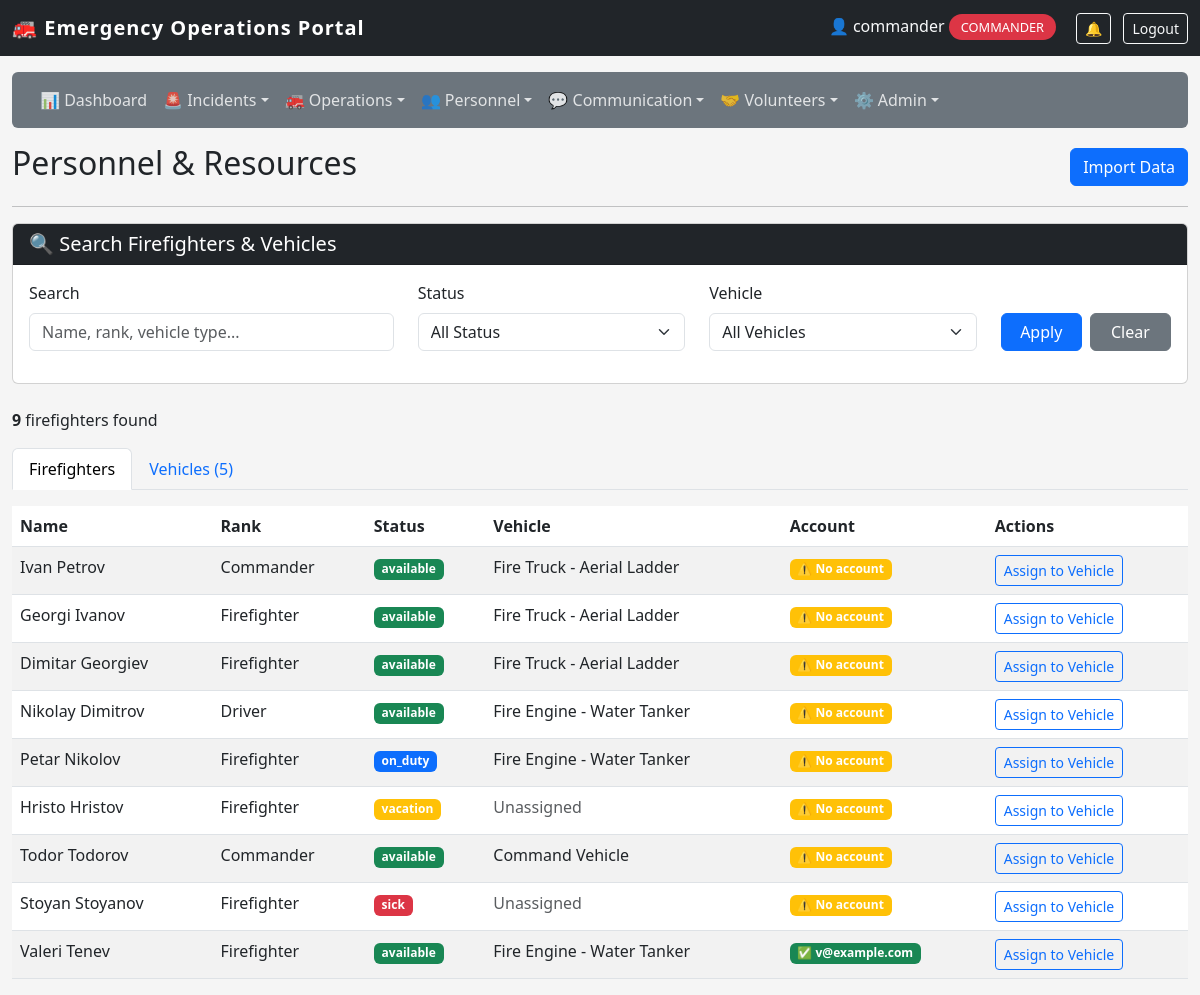
Before: /staff/firefighters (signed in) with the older database file.
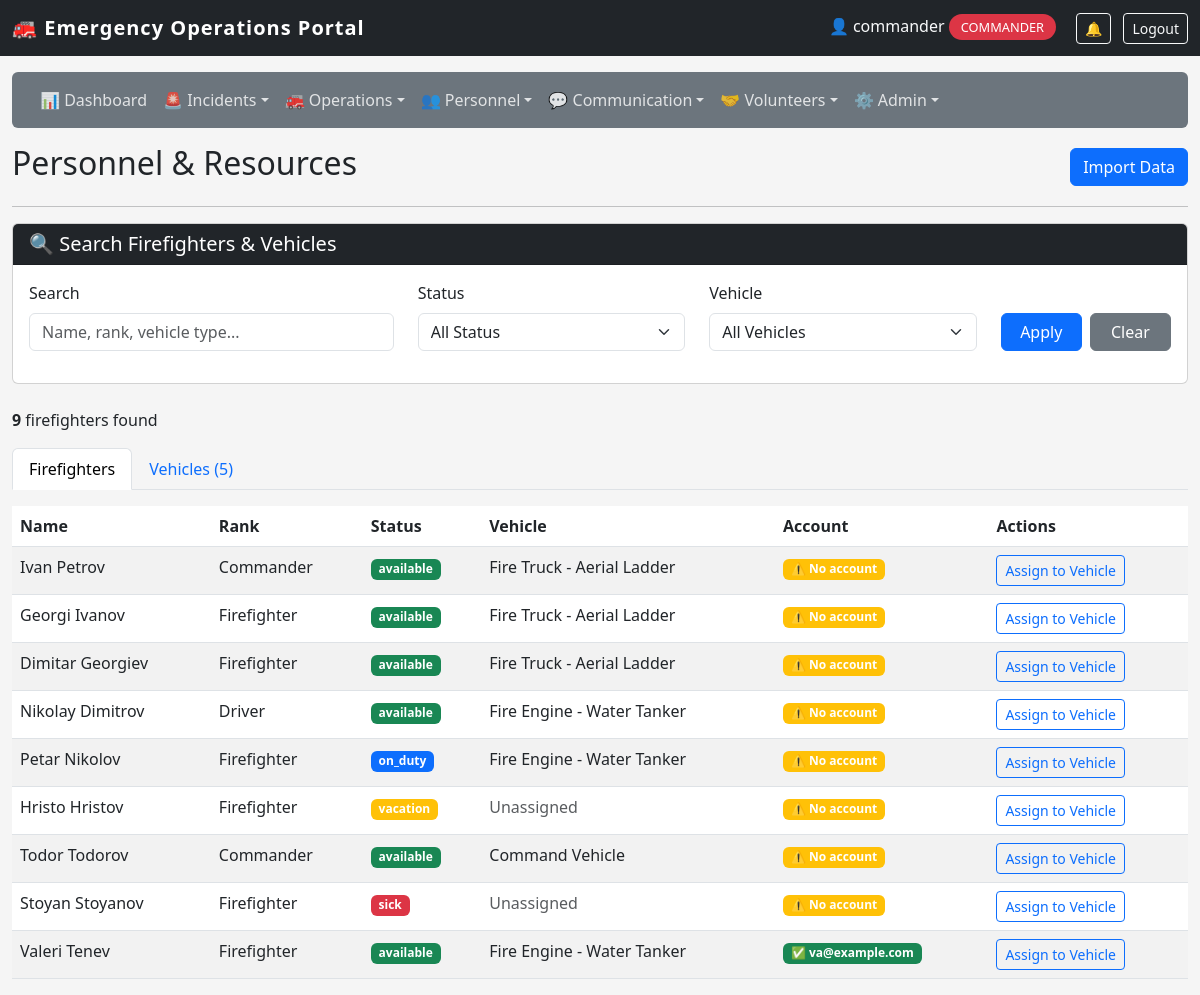
After: the same page with the newer database file.
### app/models/firefighter.py (models this page shows)
class Firefighter(db.Model):
    id = db.Column(db.Integer, primary_key=True)
    name = db.Column(db.String(100), nullable=False)
    rank = db.Column(db.String(50))
    status = db.Column(db.String(20), default='available')
    vehicle_id = db.Column(db.Integer, db.ForeignKey('vehicle.id'), nullable=True)
    user_id = db.Column(db.Integer, db.ForeignKey('user_model.id'), nullable=True, unique=True)
    user = db.relationship('UserModel', foreign_keys=[user_id], backref='firefighter_profile')
    employee_id = db.Column(db.String(20), unique=True, nullable=True)
    phone = db.Column(db.String(20), nullable=True)
    hire_date = db.Column(db.DateTime, nullable=True)
    last_active = db.Column(db.DateTime, nullable=True)
    current_shift_id = db.Column(db.Integer, db.ForeignKey('shift.id'), nullable=True)
    current_shift = db.relationship('Shift', foreign_keys=[current_shift_id], back_populates='firefighter')
    shifts = db.relationship('Shift', foreign_keys='Shift.firefighter_id', back_populates='firefighter')

### app/models/user.py (models this page shows)
class UserModel(db.Model):
    id = db.Column(db.Integer, primary_key=True)
    username = db.Column(db.String(20), unique=True, nullable=False)
    email = db.Column(db.String(120), unique=True, nullable=False)
    password = db.Column(db.String(60), nullable=False)
    role = db.Column(db.String(20), default='public')

### app/models/vehicle.py (models this page shows)
class Vehicle(db.Model):
    id = db.Column(db.Integer, primary_key=True)
    type = db.Column(db.String(50))
    location = db.Column(db.String(200))
    latitude = db.Column(db.Float, nullable=True)
    longitude = db.Column(db.Float, nullable=True)
    last_updated = db.Column(db.DateTime, default=datetime.datetime.utcnow, onupdate=datetime.datetime.utcnow)
    speed = db.Column(db.Float, nullable=True)
    heading = db.Column(db.Integer, nullable=True)
    status = db.Column(db.String(20), default='station')
    current_incident_id = db.Column(db.Integer, db.ForeignKey('incident.id'), nullable=True)
    current_incident = db.relationship('Incident', foreign_keys=[current_incident_id])
    firefighters = db.relationship('Firefighter', backref='assigned_vehicle', lazy=True)

### app/routes/firefighters.py (the view, shortened to what this page needs)
@firefighters_bp.route('/staff/firefighters')
@login_required
@role_required('dispatcher', 'commander')
def list_firefighters():
    search_query = request.args.get('search', '')
    status_filter = request.args.get('status', '')
    vehicle_filter = request.args.get('vehicle', '')
    ff_query = Firefighter.query
    if status_filter:
        ff_query = ff_query.filter(Firefighter.status == status_filter)
    if vehicle_filter:
        if vehicle_filter == 'unassigned':
            ff_query = ff_query.filter(Firefighter.vehicle_id.is_(None))
        else:
            ff_query = ff_query.filter(Firefighter.vehicle_id == vehicle_filter)
    all_firefighters = ff_query.all()
    v_query = Vehicle.query
    all_vehicles = v_query.all()
    all_statuses = ['available', 'on_duty', 'off_duty', 'training', 'sick', 'vacation']
    return render_template('staff/personnel/firefighters.html',
                           firefighters=all_firefighters,
                           vehicles=all_vehicles,
                           all_statuses=all_statuses,
                           search_query=search_query,
                           status_filter=status_filter,
                           vehicle_filter=vehicle_filter)

### app/utils.py (called while the page is built)
def login_required(f):
    @wraps(f)
    def decorated_function(*args, **kwargs):
        if not session.get('logged_in'):
            flash('Please login to access the staff portal.', 'warning')
            return redirect(url_for('auth.staff_login'))
        return f(*args, **kwargs)
    return decorated_function

def role_required(*roles):
    def decorator(f):
        @wraps(f)
        def decorated_function(*args, **kwargs):
            if not session.get('logged_in'):
                flash('Please login to access the staff portal.', 'warning')
                return redirect(url_for('auth.staff_login'))
            if session.get('user_role') not in roles:
                flash('Unauthorized access. This incident has been logged.', 'danger')
                return redirect(url_for('dashboard.staff_dashboard'))
            return f(*args, **kwargs)
        return decorated_function
    return decorator

### app/templates/staff/personnel/firefighters.html (shortened to what this page needs)
{% extends "staff/base.html" %}
{% block content %}
<div class="d-flex justify-content-between align-items-center"><h2>Personnel & Resources</h2><a href="{{ url_for('personnel.import_data') }}" class="btn btn-primary">Import Data</a></div>
<hr>
<div class="card mb-4"><div class="card-header bg-dark text-white"><h5 class="mb-0">🔍 Search Firefighters & Vehicles</h5></div><div class="card-body">
    <form method="GET" action="{{ url_for('personnel.list_firefighters') }}">
        <div class="row">
            <div class="col-md-4 mb-3"><label class="form-label">Search</label><input type="text" name="search" class="form-control" value="{{ search_query }}" placeholder="Name, rank, vehicle type..."></div>
            <div class="col-md-3 mb-3"><label class="form-label">Status</label><select name="status" class="form-select"><option value="">All Status</option></select></div>
            <div class="col-md-3 mb-3"><label class="form-label">Vehicle</label><select name="vehicle" class="form-select"><option value="">All Vehicles</option></select></div>
            <div class="col-md-2 mb-3 d-flex align-items-end"><button type="submit" class="btn btn-primary w-100">Apply</button><a href="{{ url_for('personnel.list_firefighters') }}" class="btn btn-secondary w-100 ms-2">Clear</a></div>
        </div>
    </form>
</div></div>
<div class="mb-3"><strong>{{ firefighters|length }}</strong> firefighters found</div>
<ul class="nav nav-tabs mb-3"><li class="nav-item"><a class="nav-link active" data-bs-toggle="tab" href="#firefighters">Firefighters</a></li><li class="nav-item"><a class="nav-link" data-bs-toggle="tab" href="#vehicles">Vehicles ({{ vehicles|length }})</a></li></ul>
<div class="tab-content">
    <div class="tab-pane fade show active" id="firefighters">
        {% if firefighters %}
        <table class="table table-striped"><thead><tr><th>Name</th><th>Rank</th><th>Status</th><th>Vehicle</th><th>Account</th><th>Actions</th></tr></thead>
        <tbody>{% for f in firefighters %}<tr><td>{{ f.name }}</td><td>{{ f.rank }}</td><td><span class="badge bg-{% if f.status == 'available' %}success{% elif f.status == 'on_duty' %}primary{% elif f.status == 'vacation' %}warning{% elif f.status == 'sick' %}danger{% else %}secondary{% endif %}">{{ f.status }}</span></td><td>{% if f.assigned_vehicle %}{{ f.assigned_vehicle.type }}{% else %}<span class="text-muted">Unassigned</span>{% endif %}</td><td>{% if f.user %}<span class="badge bg-success">✅ {{ f.user.username }}</span>{% else %}<span class="badge bg-warning">⚠️ No account</span>{% endif %}</td><td><a href="{{ url_for('personnel.assign_firefighter', firefighter_id=f.id) }}" class="btn btn-sm btn-outline-primary">Assign to Vehicle</a></td></tr>{% endfor %}</tbody>
        </table>{% else %}<p class="text-muted">No firefighters match your search.</p>{% endif %}
    </div>
</div>
{% endblock %}

Changed rows visible on the page:
changed Firefighter "Valeri Tenev": user.username "v@example.com" → "va@example.com"
